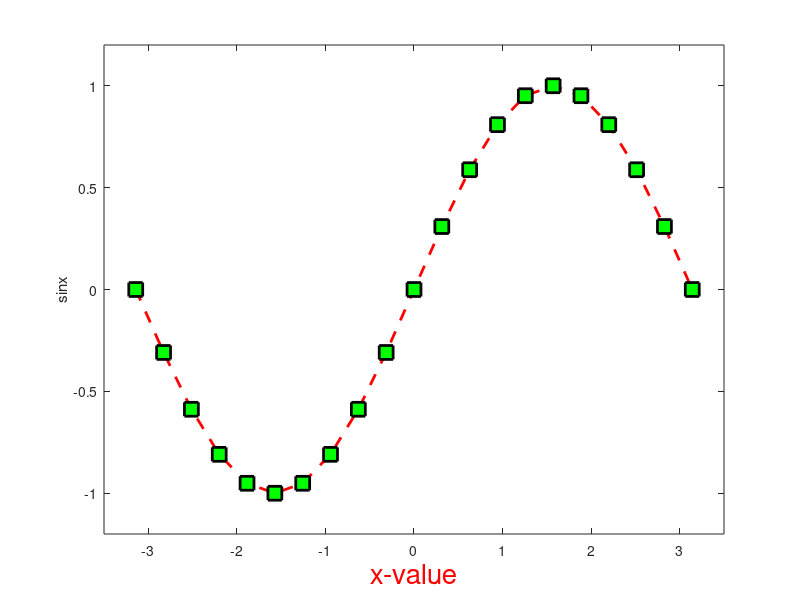

Write the MATLAB code that produced this figure.
clear all;close all;
x = -pi:pi/10:pi; % provide more detail for the vector 
xs=size(x);

       y = sin(x);
       plot(x,y,'--rs','LineWidth',2,...
                       'MarkerEdgeColor','k',...
                       'MarkerFaceColor','g',...
                       'MarkerSize',10)
xlabel('x-value','Color','r','fontsize',20);ylabel('sinx');
axis([-3.5 3.5 -1.2 1.2]);
